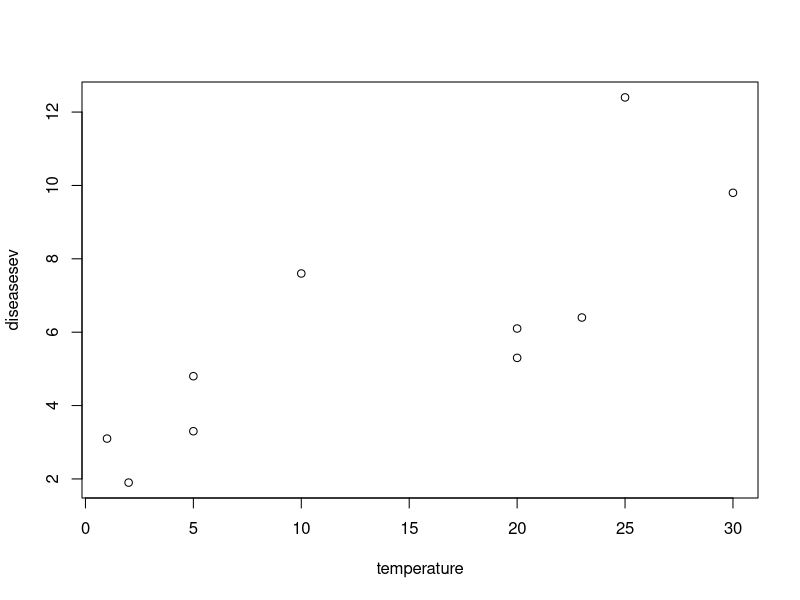
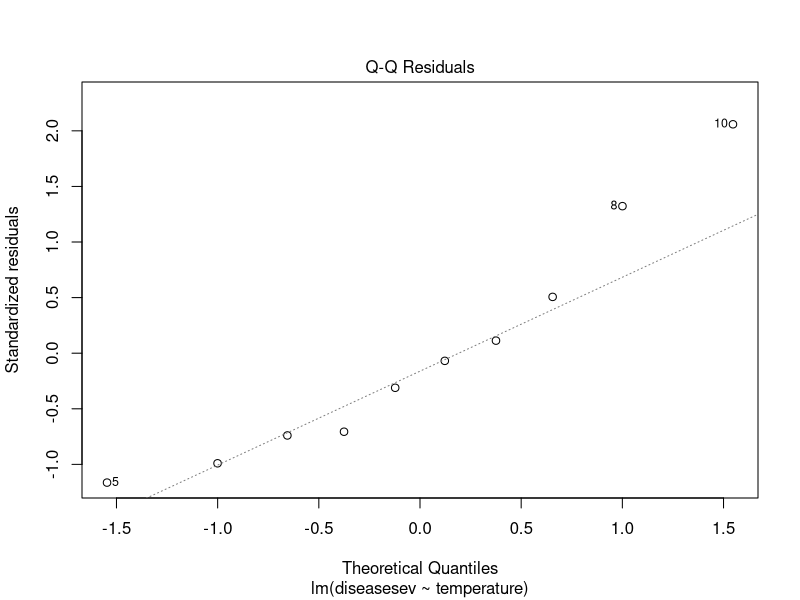

Generate these figures, in order, with R:
diseasesev<-c(1.9,3.1,3.3,4.8,5.3,6.1,6.4,7.6,9.8,12.4)
temperature<-c(2,1,5,5,20,20,23,10,30,25)
plot(temperature,diseasesev)
severity <- as.data.frame(cbind(diseasesev,temperature))
severity.lm <- lm(diseasesev~temperature,data=severity)
summary(severity.lm)
plot(severity.lm,which=2)
